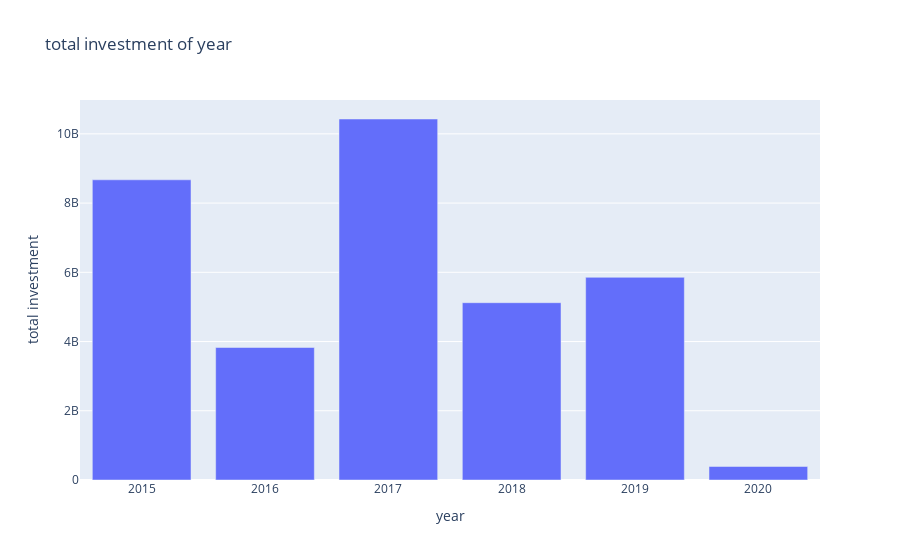

The cell this chart's notebook holds for it:
### Code cell
px.bar(data_frame = df.groupby('year').CleanedAmount.sum(),
       y = 'CleanedAmount',
       labels ={'index':'year','CleanedAmount':'total investment'},
       title = 'total investment of year'
      )

### Figure 1 — Plotly figure (JSON) as saved in the notebook; plotly's stock layout.template omitted (floating-point values rounded to 4 significant figures)
{"data": [{"alignmentgroup": "True", "hovertemplate": "year=%{x}<br>total investment=%{y}<extra></extra>", "legendgroup": "", "marker": {"color": "#636efa"}, "name": "", "offsetgroup": "", "orientation": "v", "showlegend": false, "textposition": "auto", "type": "bar", "x": [2015, 2016, 2017, 2018, 2019, 2020], "xaxis": "x", "y": [8672740650, 3827682015, 10429078961, 5122323414, 5855000000.0, 390207254], "yaxis": "y"}], "layout": {"barmode": "relative", "legend": {"tracegroupgap": 0}, "title": {"text": "total investment of year"}, "xaxis": {"anchor": "y", "domain": [0, 1], "title": {"text": "year"}}, "yaxis": {"anchor": "x", "domain": [0, 1], "title": {"text": "total investment"}}}}
